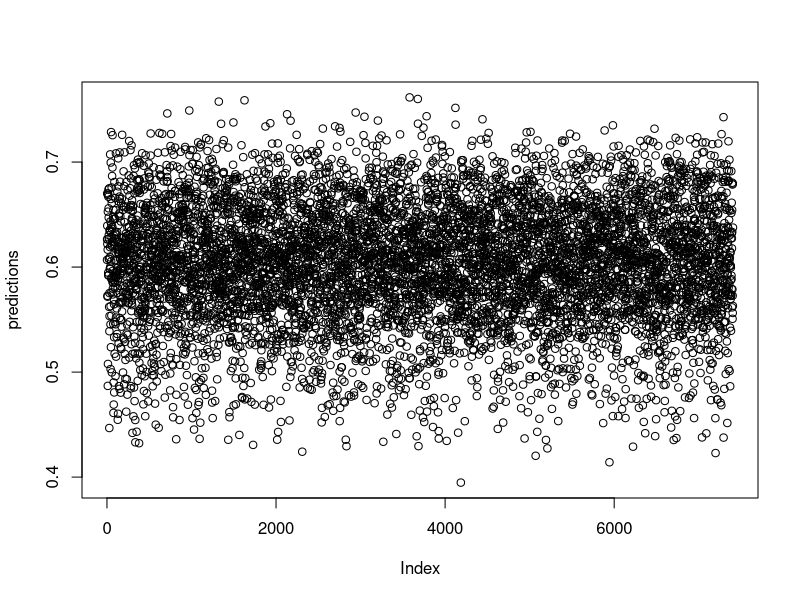

R code for this plot:
  suppressMessages(library(foreach))
  suppressMessages(library(dplyr))
  
  Hajime <- proc.time()
  
  mydata <- NULL
  N <- 10000
  
  for(i in 1:13){
    assign(paste("di",i,sep = ""),as.factor(sample(1:3, size = N, replace = TRUE)))
    mydata <- cbind(mydata, get(paste("di",i,sep = "")))
    mydata <- as.data.frame(mydata)
    names(mydata)[i] <- paste("di",i,sep = "")
  }
  mydata$inf_exp <- sample(0:1, size = N, replace = TRUE, prob = c(3/4,1/4))
  mydata$ind <- as.factor(sample(1:100, size = N, replace = TRUE))
  mydata_p <- mydata %>%
    filter(inf_exp == 1)
  mydata_u <- mydata %>%
    filter(inf_exp == 0)
  
  mydata_names <- names(mydata)
  f <- as.formula(paste("inf_exp~", paste(mydata_names[mydata_names != "inf_exp"], collapse = "+")))
  
  m = 4
  B = 10
  predictions <- foreach(m = 1:B, .combine = cbind) %do% {
      M <- sample(nrow(mydata_u), size = floor((nrow(mydata_u)/m)))
      glm_fit <- glm(formula = f, 
                     data = rbind(mydata_p, mydata_u[M,]),
                     family = binomial)
      predict(glm_fit, newdata = mydata_u, type = "response")
    }
  predictions <- rowMeans(predictions)
  plot(predictions)
  u_p <- predictions[predictions > 0.5]
  u_n <- predictions[predictions <= 0.5]

  proc.time() - Hajime
